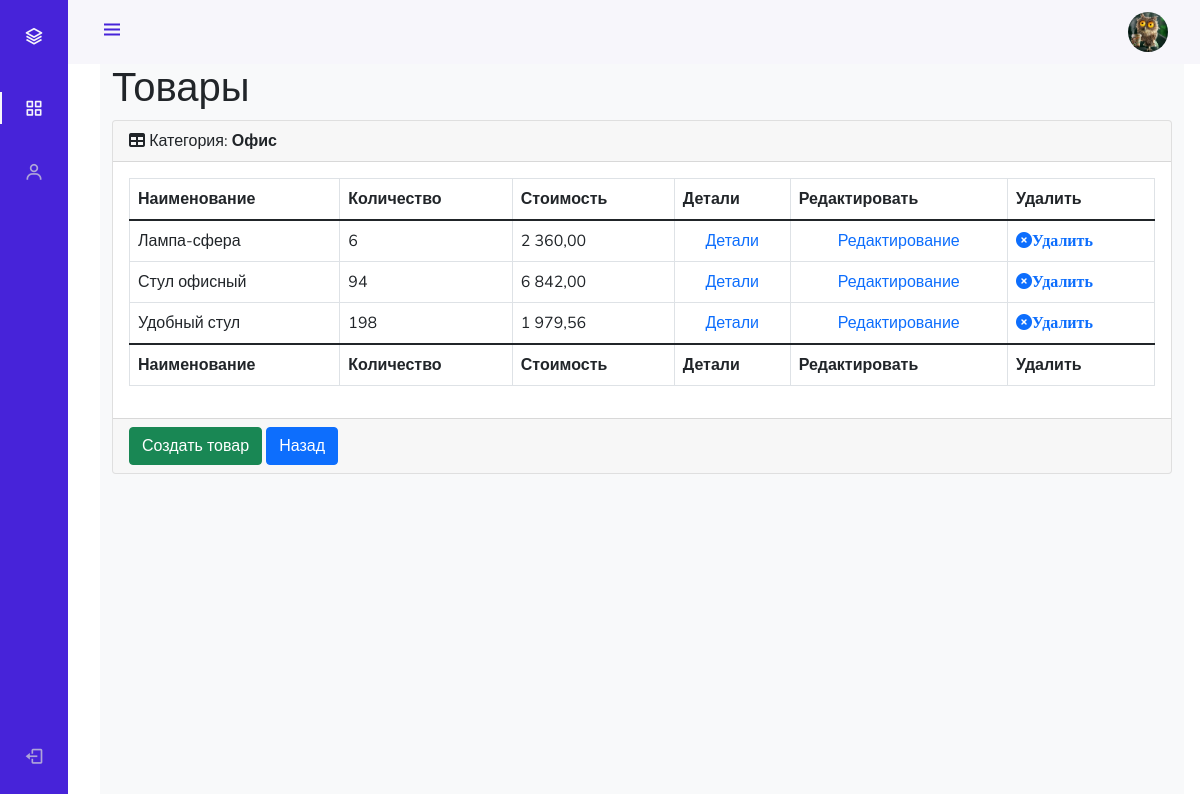
The page /admin_staff/products/read/category/1/ (signed in) on the database as committed earlier.
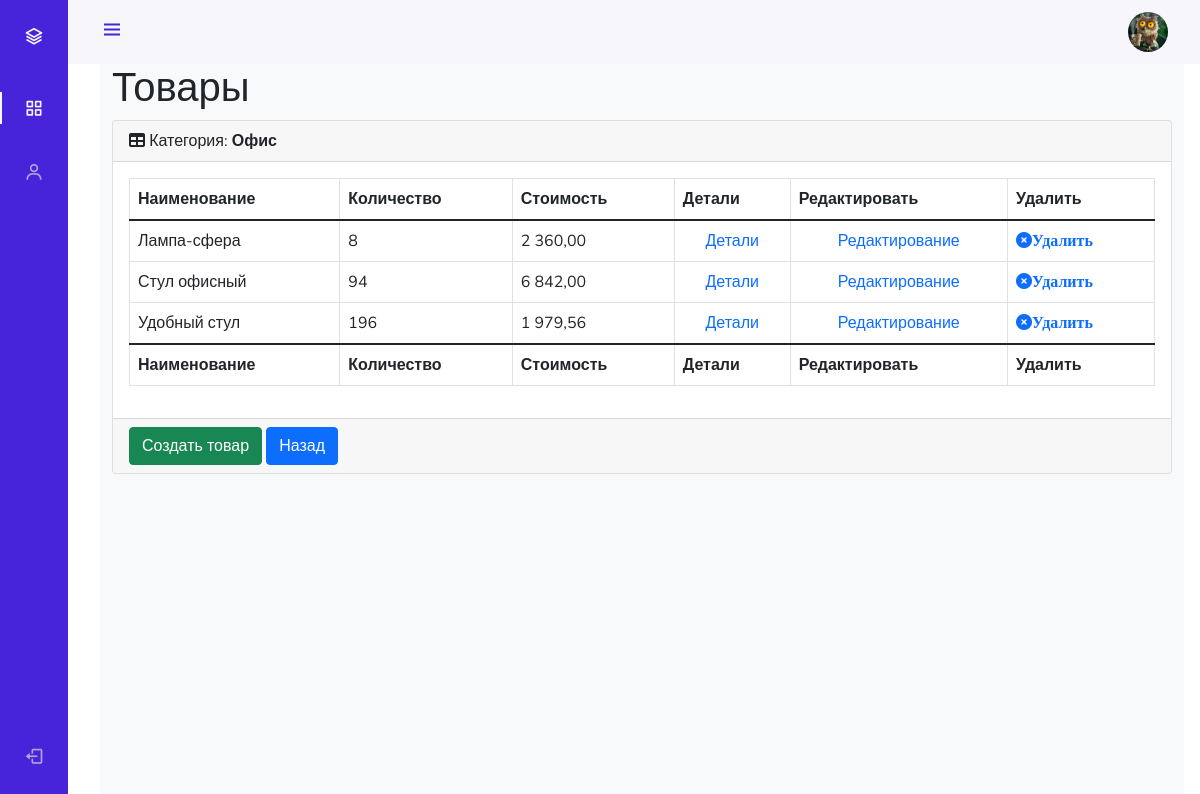
The same page on the database as committed later.
### mainapp/models.py (models this page shows, shortened)
class Product(models.Model):
    category = models.ForeignKey(ProductCategory, on_delete=models.CASCADE)
    name = models.CharField(verbose_name='имя продукта', max_length=128)
    image = models.ImageField(upload_to='products_images', blank=True)
    short_desc = models.CharField(
        verbose_name='краткое описание продукта',
        max_length=60,
        blank=True,
    )
    description = models.TextField(
        verbose_name='описание продукта',
        blank=True,
    )
    price = models.DecimalField(
        verbose_name='цена продукта',
        max_digits=8,
        decimal_places=2,
        default=0,
    )
    quantity = models.PositiveIntegerField(
        verbose_name='количество на складе',
        default=0,
    )
    is_active = models.BooleanField(default=True)

### adminapp/views.py (the view)
# urls.py: path('products/read/category/<int:pk>/', adminapp.products, name='products'),
@user_passes_test(lambda u: u.is_superuser)
def products(request, pk):
    title = 'админка/продукт'
    category = get_object_or_404(ProductCategory, pk=pk)
    products_list = Product.objects.filter(category__pk=pk).order_by('name')
    context = {
        'title': title,
        'category': category,
        'objects': products_list,
    }
    return render(request, 'adminapp/products.html', context)

### adminapp/templates/adminapp/products.html
{% extends 'adminapp/base.html' %}
{% load humanize %}
{% load static %}
{% block content %}
<main>
    <div class="container-fluid">
        <h1 class="mt-4">Товары</h1>
        <div class="card mb-4">
            <div class="card-header">
                <i class="fas fa-table mr-1"></i>
                Категория: <strong>{{ category.name|title }}</strong>
            </div>
            <div class="card-body">
                <div class="table-responsive">
                    <table class="table table-bordered" id="dataTable" width="100%" cellspacing="0">
                        <thead>
                        <tr>
                            <th>Наименование</th>
                            <th>Количество</th>
                            <th>Стоимость</th>
                            <th>Детали</th>
                            <th>Редактировать</th>
                            <th>Удалить</th>
                        </tr>
                        </thead>
                        <tfoot>
                        <tr>
                            <th>Наименование</th>
                            <th>Количество</th>
                            <th>Стоимость</th>
                            <th>Детали</th>
                            <th>Редактировать</th>
                            <th>Удалить</th>
                        </tr>
                        </tfoot>
                        <tbody>
                        {% for product in objects %}
                            <tr {% if not product.is_active %} style="opacity: 0.5; text-decoration: line-through;" {% endif %}>
                                <td>{{ product.name }}</td>
                                <td>{{ product.quantity }}</td>
                                <td>{{ product.price|intcomma }}</td>
                                <td class="text-center">
                                    <a href="{% url 'admin_staff:product_read' product.pk %}">Детали</a>
                                </td>
                                <td class="text-center">
                                    <a href="{% url 'admin_staff:product_update' product.pk %}">Редактирование</a>
                                </td>
                                <td>
                                    <a {% if not product.is_active %} class="invisible" {% endif %} href="{% url 'admin_staff:product_delete' pk=product.pk %}">
                                        <i class="fa fa-times-circle">Удалить</i>
                                    </a>
                                </td>
                            </tr>
                        {% endfor %}
                        </tbody>
                    </table>
                </div>
            </div>
            <div class="card-footer">
                <a href="{% url 'admin_staff:product_create' category.pk %}">
                    <button class="btn btn-success">Создать товар</button>
                </a>
                <a href="{% url 'admin_staff:categories' %}" class="btn btn-primary">Назад</a>
            </div>
        </div>
    </div>
</main>
{% endblock %}

Rows that differ between the two databases and show on the page:
changed Product "Лампа-сфера": quantity "6" → "8"
changed Product "Удобный стул": quantity "198" → "196"
